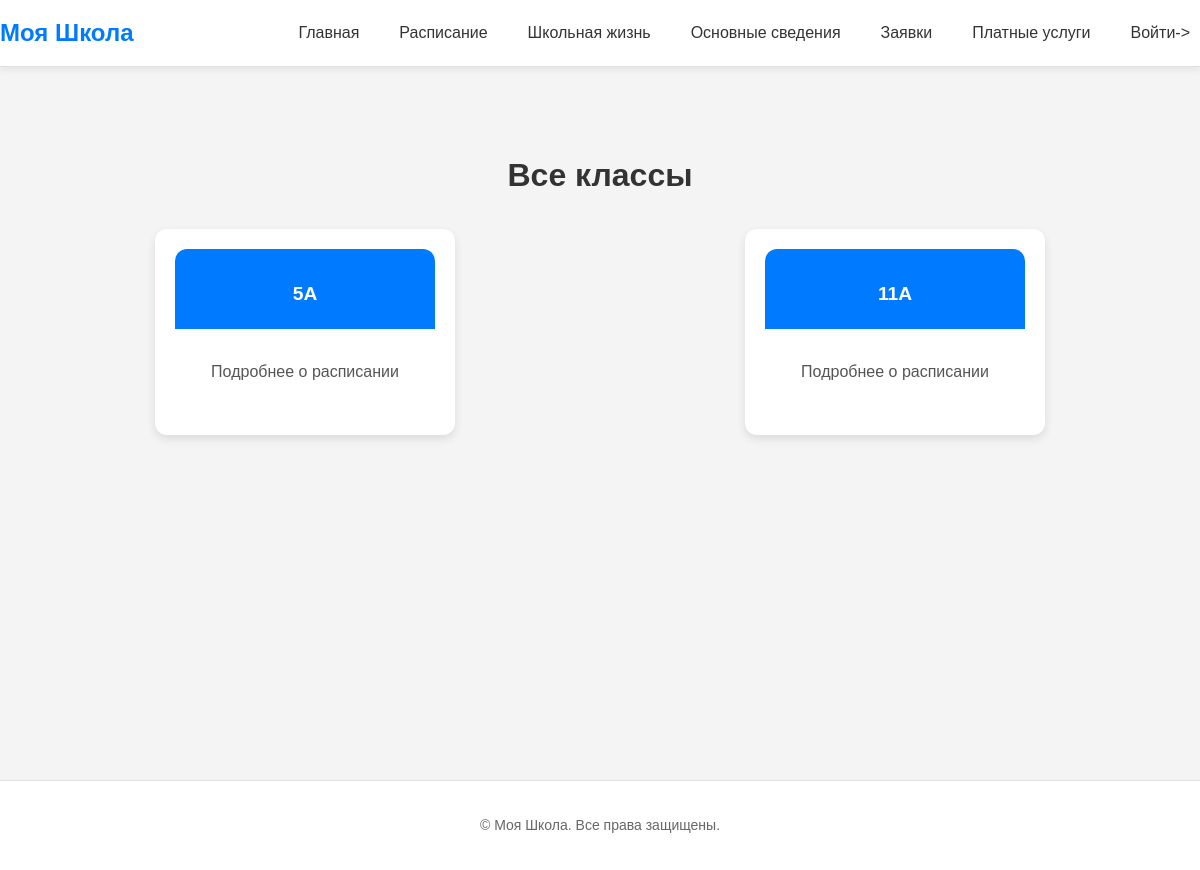
The app's page /school_life/schedule/, older data.
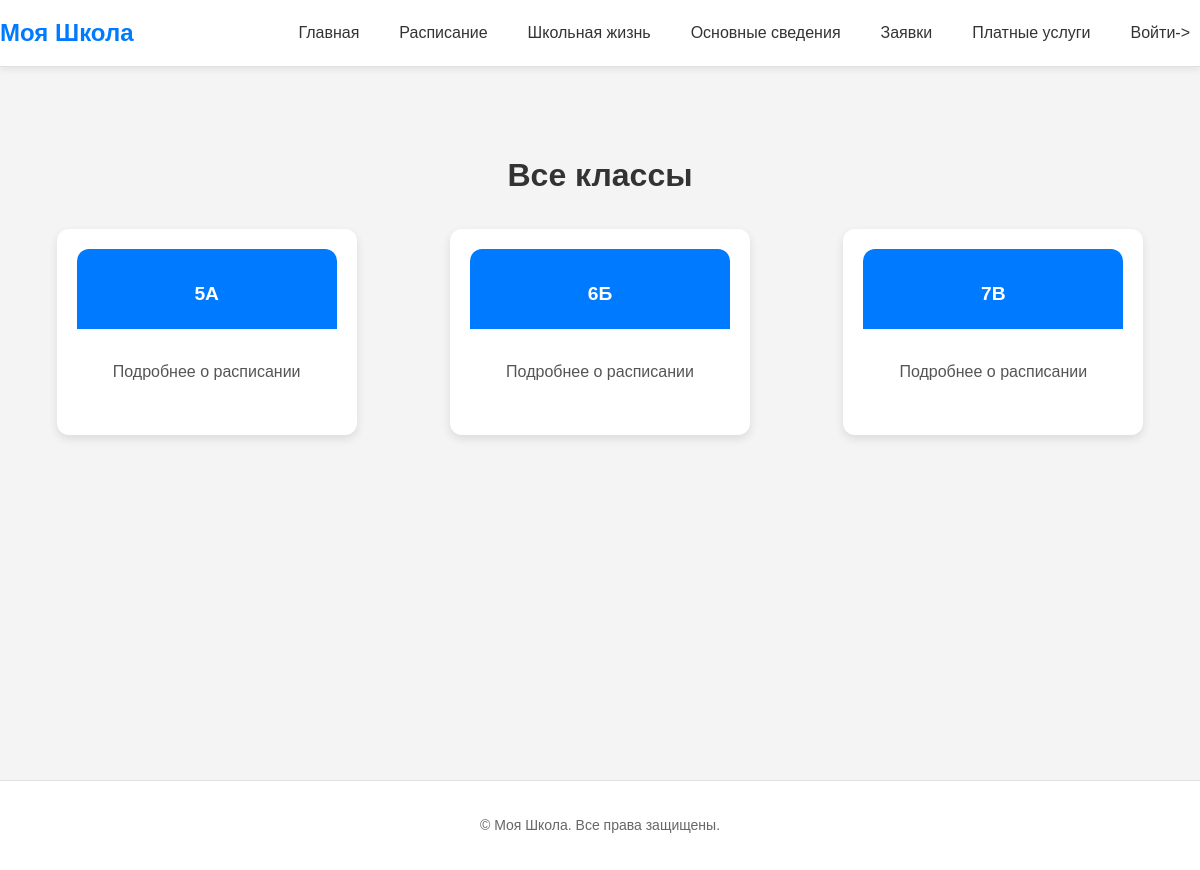
The same page, newer data.
### school/models.py (models this page shows, shortened)
class Class(models.Model):
    name = models.CharField(max_length=10, verbose_name="Класс")
    teacher = models.ForeignKey(
        'Teacher', on_delete=models.SET_NULL, verbose_name="Классный руководитель", blank=True, null=True
    )
    max_students = models.PositiveIntegerField(default=25, verbose_name="Максимальное количество студентов")

### school/views.py (the view)
# urls.py: path('school_life/schedule/', views.schedule, name='schedule'),
def schedule(request):
    classes = Class.objects.all()
    return render(request, 'schedule/schedule.html', {
        'classes': classes,
    })

### templates/schedule/schedule.html (shortened to what this page needs)
{% extends 'index.html' %}
{% load static %}
{% block extra_css %}
    <link rel="stylesheet" href="{% static 'css/schedule.css' %}">
{% endblock %}
{% block content %}
    <div class="schedule-container">
        <h1 class="schedule-title">Все классы</h1>
        <div class="schedule-content">
            {% for school_class in classes %}
                <div class="card">
                    <a href="{% url 'schedule_class' school_class.id %}" class="card-link">
                        <div class="card-header">
                            <h2 class="card-title">{{ school_class.name }}</h2>
                        </div>
                        <div class="card-body">
                            <p class="card-text">Подробнее о расписании</p>
                        </div>
                    </a>
                </div>
            {% endfor %}
        </div>
    </div>
{% endblock %}

Row changes from the older to the newer data that the page shows:
removed Class: name "5A"
removed Class: name "11A"
added Class: name "5А"
added Class: name "6Б"
added Class: name "7В"
